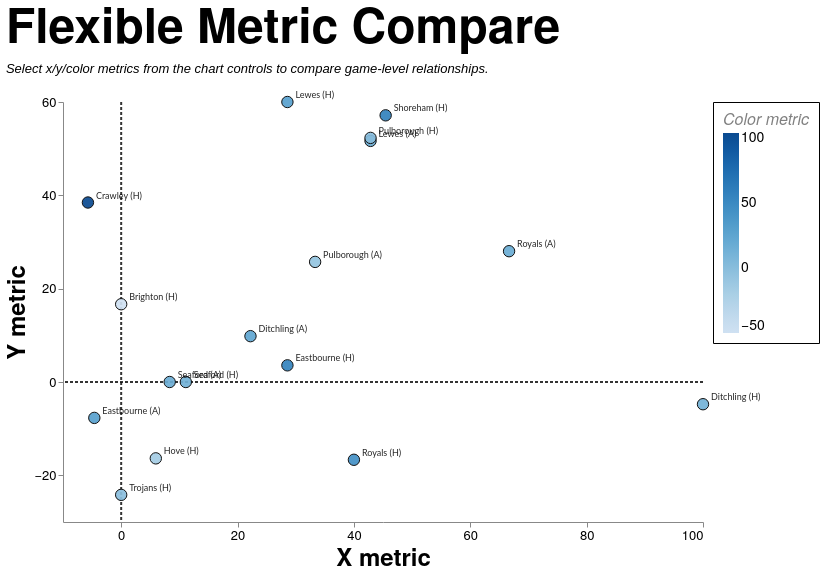

The specification (Vega-Lite) saved for this image:
### Vega-Lite specification from a JSON file in a GitHub repository (floating-point values rounded to 4 significant figures; data arrays with more than 128 entries replaced by an {"elided": "..."} marker saying what was removed)
{"config": {"axis": {"labelFont": "PT Sans Narrow, Helvetica Neue, Helvetica, Arial, sans-serif", "titleFont": "PT Sans Narrow, Helvetica Neue, Helvetica, Arial, sans-serif", "labelFontSize": 13, "titleFontSize": 24, "gridColor": "#202947", "gridOpacity": 0.2, "zindex": 1}, "text": {"font": "Lato, sans-serif"}, "bar": {"cornerRadiusEnd": 5}, "header": {"labelFont": "PT Sans Narrow, Helvetica Neue, Helvetica, Arial, sans-serif", "titleFont": "PT Sans Narrow, Helvetica Neue, Helvetica, Arial, sans-serif", "labelFontSize": 24, "titleFontSize": 28, "labelFontWeight": "bold", "orient": "left"}, "legend": {"labelFont": "PT Sans Narrow, Helvetica Neue, Helvetica, Arial, sans-serif", "titleFont": "PT Sans Narrow, Helvetica Neue, Helvetica, Arial, sans-serif", "labelFontSize": 14, "titleFontSize": 16, "titlePadding": 5, "fillColor": "white", "strokeColor": "black", "padding": 10, "titleFontWeight": "lighter", "titleFontStyle": "italic", "titleColor": "gray", "offset": 10}, "title": {"font": "PT Sans Narrow, Helvetica Neue, Helvetica, Arial, sans-serif", "fontSize": 48, "fontWeight": "bold", "anchor": "start", "align": "center", "titlePadding": 20, "subtitlePadding": 10, "subtitleFontSize": 13, "subtitleColor": "", "subtitleFontStyle": "italic", "offset": 15, "color": "black"}, "axisX": {"labelAngle": 0}, "facet": {"title": null, "header": null, "align": {"row": "each", "column": "each"}, "spacing": 10}, "resolve": {"scale": {"y": "independent", "facet": "independent"}}, "background": "transparent", "scale": {"offsetBandPaddingOuter": 0.2, "offsetBandPaddingInner": 0.1}, "view": {"stroke": null, "background": "transparent"}}, "layer": [{"data": {"name": "data-d285a7403ed98ae579761d64a864032b"}, "mark": {"type": "rule", "color": "#111111", "opacity": 0.85, "strokeDash": [3, 2], "strokeWidth": 2.0}, "encoding": {"x": {"field": "x", "type": "quantitative"}}}, {"data": {"name": "data-a0a55d106695e8d630baff0f16eee66d"}, "mark": {"type": "rule", "color": "#111111", "opacity": 0.85, "strokeDash": [3, 2], "strokeWidth": 2.0}, "encoding": {"y": {"field": "y", "type": "quantitative"}}}, {"data": {"name": "data-f7df85ce0d3850d9d726f0d13aab9226"}, "mark": {"type": "circle", "fillOpacity": 0.92, "size": 130, "stroke": "#111111", "strokeWidth": 1.0}, "encoding": {"color": {"field": "color_value", "legend": {"format": ".0f"}, "scale": {"scheme": "blues"}, "title": "Color metric", "type": "quantitative"}, "tooltip": [{"field": "fixture_label", "title": "Fixture", "type": "nominal"}, {"field": "date", "title": "Date", "type": "temporal"}, {"field": "scoreline", "title": "Score", "type": "nominal"}, {"field": "result", "title": "Result", "type": "nominal"}, {"field": "x_label", "title": "X Metric", "type": "nominal"}, {"field": "x_value", "format": ".2f", "title": "X Value", "type": "quantitative"}, {"field": "y_label", "title": "Y Metric", "type": "nominal"}, {"field": "y_value", "format": ".2f", "title": "Y Value", "type": "quantitative"}, {"field": "color_label", "title": "Color Metric", "type": "nominal"}, {"field": "color_value", "format": ".2f", "title": "Color Value", "type": "quantitative"}], "x": {"axis": {"grid": false, "tickCount": 6}, "field": "x_value", "title": "X metric", "type": "quantitative"}, "y": {"axis": {"grid": false, "tickCount": 6}, "field": "y_value", "title": "Y metric", "type": "quantitative"}}, "transform": [{"filter": "datum.squad == mcSquad && datum.season == mcSeason && (mcGameType == 'All' || (mcGameType == 'League + Cup' && (datum.game_type == 'League' || datum.game_type == 'Cup')) || (mcGameType == 'League only' && datum.game_type == 'League') || datum.game_type == mcGameType)"}, {"calculate": "datum[mcXField]", "as": "x_value"}, {"calculate": "datum[mcYField]", "as": "y_value"}, {"calculate": "datum[mcColorField]", "as": "color_value"}, {"calculate": "{'points_difference':'Points Difference','total_match_points':'Total Match Points','egrfc_lineouts_taken':'Lineouts Taken (EGRFC)','opposition_lineouts_taken':'Lineouts Taken (Opposition)','lineouts_taken_diff':'Lineouts Taken Diff','egrfc_lineouts_won':'Lineouts Won (EGRFC)','opposition_lineouts_won':'Lineouts Won (Opposition)','lineouts_won_diff':'Lineouts Won Diff','egrfc_scrums_taken':'Scrums Taken (EGRFC)','opposition_scrums_taken':'Scrums Taken (Opposition)','scrums_taken_diff':'Scrums Taken Diff','egrfc_scrums_won':'Scrums Won (EGRFC)','opposition_scrums_won':'Scrums Won (Opposition)','scrums_won_diff':'Scrums Won Diff','lineout_success_pct_egrfc':'Lineout Success % (EGRFC)','lineout_success_pct_opp':'Lineout Success % (Opposition)','lineout_success_diff_pct':'Lineout Success Diff (pp)','scrum_success_pct_egrfc':'Scrum Success % (EGRFC)','scrum_success_pct_opp':'Scrum Success % (Opposition)','scrum_success_diff_pct':'Scrum Success Diff (pp)','egrfc_entries_22m':'22m Entries (EGRFC)','opposition_entries_22m':'22m Entries (Opposition)','entries_22m_diff':'22m Entries Diff','egrfc_points_per_entry':'Points per Entry (EGRFC)','opposition_points_per_entry':'Points per Entry (Opposition)','points_per_entry_diff':'Points per Entry Diff','retained_total':'Retained Starters (Total)','retained_forwards':'Retained Starters (Forwards)','retained_backs':'Retained Starters (Backs)','avg_squad_club_apps':'Average Club Apps','avg_squad_first_xv_apps':'Average 1st XV Apps'}[mcXField]", "as": "x_label"}, {"calculate": "{'points_difference':'Points Difference','total_match_points':'Total Match Points','egrfc_lineouts_taken':'Lineouts Taken (EGRFC)','opposition_lineouts_taken':'Lineouts Taken (Opposition)','lineouts_taken_diff':'Lineouts Taken Diff','egrfc_lineouts_won':'Lineouts Won (EGRFC)','opposition_lineouts_won':'Lineouts Won (Opposition)','lineouts_won_diff':'Lineouts Won Diff','egrfc_scrums_taken':'Scrums Taken (EGRFC)','opposition_scrums_taken':'Scrums Taken (Opposition)','scrums_taken_diff':'Scrums Taken Diff','egrfc_scrums_won':'Scrums Won (EGRFC)','opposition_scrums_won':'Scrums Won (Opposition)','scrums_won_diff':'Scrums Won Diff','lineout_success_pct_egrfc':'Lineout Success % (EGRFC)','lineout_success_pct_opp':'Lineout Success % (Opposition)','lineout_success_diff_pct':'Lineout Success Diff (pp)','scrum_success_pct_egrfc':'Scrum Success % (EGRFC)','scrum_success_pct_opp':'Scrum Success % (Opposition)','scrum_success_diff_pct':'Scrum Success Diff (pp)','egrfc_entries_22m':'22m Entries (EGRFC)','opposition_entries_22m':'22m Entries (Opposition)','entries_22m_diff':'22m Entries Diff','egrfc_points_per_entry':'Points per Entry (EGRFC)','opposition_points_per_entry':'Points per Entry (Opposition)','points_per_entry_diff':'Points per Entry Diff','retained_total':'Retained Starters (Total)','retained_forwards':'Retained Starters (Forwards)','retained_backs':'Retained Starters (Backs)','avg_squad_club_apps':'Average Club Apps','avg_squad_first_xv_apps':'Average 1st XV Apps'}[mcYField]", "as": "y_label"}, {"calculate": "{'points_difference':'Points Difference','total_match_points':'Total Match Points','egrfc_lineouts_taken':'Lineouts Taken (EGRFC)','opposition_lineouts_taken':'Lineouts Taken (Opposition)','lineouts_taken_diff':'Lineouts Taken Diff','egrfc_lineouts_won':'Lineouts Won (EGRFC)','opposition_lineouts_won':'Lineouts Won (Opposition)','lineouts_won_diff':'Lineouts Won Diff','egrfc_scrums_taken':'Scrums Taken (EGRFC)','opposition_scrums_taken':'Scrums Taken (Opposition)','scrums_taken_diff':'Scrums Taken Diff','egrfc_scrums_won':'Scrums Won (EGRFC)','opposition_scrums_won':'Scrums Won (Opposition)','scrums_won_diff':'Scrums Won Diff','lineout_success_pct_egrfc':'Lineout Success % (EGRFC)','lineout_success_pct_opp':'Lineout Success % (Opposition)','lineout_success_diff_pct':'Lineout Success Diff (pp)','scrum_success_pct_egrfc':'Scrum Success % (EGRFC)','scrum_success_pct_opp':'Scrum Success % (Opposition)','scrum_success_diff_pct':'Scrum Success Diff (pp)','egrfc_entries_22m':'22m Entries (EGRFC)','opposition_entries_22m':'22m Entries (Opposition)','entries_22m_diff':'22m Entries Diff','egrfc_points_per_entry':'Points per Entry (EGRFC)','opposition_points_per_entry':'Points per Entry (Opposition)','points_per_entry_diff':'Points per Entry Diff','retained_total':'Retained Starters (Total)','retained_forwards':'Retained Starters (Forwards)','retained_backs':'Retained Starters (Backs)','avg_squad_club_apps':'Average Club Apps','avg_squad_first_xv_apps':'Average 1st XV Apps'}[mcColorField]", "as": "color_label"}, {"filter": "isValid(datum.x_value) && isValid(datum.y_value) && isValid(datum.color_value)"}]}, {"data": {"name": "data-f7df85ce0d3850d9d726f0d13aab9226"}, "mark": {"type": "text", "align": "left", "baseline": "middle", "dx": 8, "dy": -7, "fontSize": 9}, "encoding": {"opacity": {"condition": {"param": "mcShowLabels", "value": 0.85}, "value": 0}, "text": {"field": "fixture_label", "type": "nominal"}, "x": {"field": "x_value", "type": "quantitative"}, "y": {"field": "y_value", "type": "quantitative"}}, "transform": [{"filter": "datum.squad == mcSquad && datum.season == mcSeason && (mcGameType == 'All' || (mcGameType == 'League + Cup' && (datum.game_type == 'League' || datum.game_type == 'Cup')) || (mcGameType == 'League only' && datum.game_type == 'League') || datum.game_type == mcGameType)"}, {"calculate": "datum[mcXField]", "as": "x_value"}, {"calculate": "datum[mcYField]", "as": "y_value"}, {"calculate": "datum[mcColorField]", "as": "color_value"}, {"calculate": "{'points_difference':'Points Difference','total_match_points':'Total Match Points','egrfc_lineouts_taken':'Lineouts Taken (EGRFC)','opposition_lineouts_taken':'Lineouts Taken (Opposition)','lineouts_taken_diff':'Lineouts Taken Diff','egrfc_lineouts_won':'Lineouts Won (EGRFC)','opposition_lineouts_won':'Lineouts Won (Opposition)','lineouts_won_diff':'Lineouts Won Diff','egrfc_scrums_taken':'Scrums Taken (EGRFC)','opposition_scrums_taken':'Scrums Taken (Opposition)','scrums_taken_diff':'Scrums Taken Diff','egrfc_scrums_won':'Scrums Won (EGRFC)','opposition_scrums_won':'Scrums Won (Opposition)','scrums_won_diff':'Scrums Won Diff','lineout_success_pct_egrfc':'Lineout Success % (EGRFC)','lineout_success_pct_opp':'Lineout Success % (Opposition)','lineout_success_diff_pct':'Lineout Success Diff (pp)','scrum_success_pct_egrfc':'Scrum Success % (EGRFC)','scrum_success_pct_opp':'Scrum Success % (Opposition)','scrum_success_diff_pct':'Scrum Success Diff (pp)','egrfc_entries_22m':'22m Entries (EGRFC)','opposition_entries_22m':'22m Entries (Opposition)','entries_22m_diff':'22m Entries Diff','egrfc_points_per_entry':'Points per Entry (EGRFC)','opposition_points_per_entry':'Points per Entry (Opposition)','points_per_entry_diff':'Points per Entry Diff','retained_total':'Retained Starters (Total)','retained_forwards':'Retained Starters (Forwards)','retained_backs':'Retained Starters (Backs)','avg_squad_club_apps':'Average Club Apps','avg_squad_first_xv_apps':'Average 1st XV Apps'}[mcXField]", "as": "x_label"}, {"calculate": "{'points_difference':'Points Difference','total_match_points':'Total Match Points','egrfc_lineouts_taken':'Lineouts Taken (EGRFC)','opposition_lineouts_taken':'Lineouts Taken (Opposition)','lineouts_taken_diff':'Lineouts Taken Diff','egrfc_lineouts_won':'Lineouts Won (EGRFC)','opposition_lineouts_won':'Lineouts Won (Opposition)','lineouts_won_diff':'Lineouts Won Diff','egrfc_scrums_taken':'Scrums Taken (EGRFC)','opposition_scrums_taken':'Scrums Taken (Opposition)','scrums_taken_diff':'Scrums Taken Diff','egrfc_scrums_won':'Scrums Won (EGRFC)','opposition_scrums_won':'Scrums Won (Opposition)','scrums_won_diff':'Scrums Won Diff','lineout_success_pct_egrfc':'Lineout Success % (EGRFC)','lineout_success_pct_opp':'Lineout Success % (Opposition)','lineout_success_diff_pct':'Lineout Success Diff (pp)','scrum_success_pct_egrfc':'Scrum Success % (EGRFC)','scrum_success_pct_opp':'Scrum Success % (Opposition)','scrum_success_diff_pct':'Scrum Success Diff (pp)','egrfc_entries_22m':'22m Entries (EGRFC)','opposition_entries_22m':'22m Entries (Opposition)','entries_22m_diff':'22m Entries Diff','egrfc_points_per_entry':'Points per Entry (EGRFC)','opposition_points_per_entry':'Points per Entry (Opposition)','points_per_entry_diff':'Points per Entry Diff','retained_total':'Retained Starters (Total)','retained_forwards':'Retained Starters (Forwards)','retained_backs':'Retained Starters (Backs)','avg_squad_club_apps':'Average Club Apps','avg_squad_first_xv_apps':'Average 1st XV Apps'}[mcYField]", "as": "y_label"}, {"calculate": "{'points_difference':'Points Difference','total_match_points':'Total Match Points','egrfc_lineouts_taken':'Lineouts Taken (EGRFC)','opposition_lineouts_taken':'Lineouts Taken (Opposition)','lineouts_taken_diff':'Lineouts Taken Diff','egrfc_lineouts_won':'Lineouts Won (EGRFC)','opposition_lineouts_won':'Lineouts Won (Opposition)','lineouts_won_diff':'Lineouts Won Diff','egrfc_scrums_taken':'Scrums Taken (EGRFC)','opposition_scrums_taken':'Scrums Taken (Opposition)','scrums_taken_diff':'Scrums Taken Diff','egrfc_scrums_won':'Scrums Won (EGRFC)','opposition_scrums_won':'Scrums Won (Opposition)','scrums_won_diff':'Scrums Won Diff','lineout_success_pct_egrfc':'Lineout Success % (EGRFC)','lineout_success_pct_opp':'Lineout Success % (Opposition)','lineout_success_diff_pct':'Lineout Success Diff (pp)','scrum_success_pct_egrfc':'Scrum Success % (EGRFC)','scrum_success_pct_opp':'Scrum Success % (Opposition)','scrum_success_diff_pct':'Scrum Success Diff (pp)','egrfc_entries_22m':'22m Entries (EGRFC)','opposition_entries_22m':'22m Entries (Opposition)','entries_22m_diff':'22m Entries Diff','egrfc_points_per_entry':'Points per Entry (EGRFC)','opposition_points_per_entry':'Points per Entry (Opposition)','points_per_entry_diff':'Points per Entry Diff','retained_total':'Retained Starters (Total)','retained_forwards':'Retained Starters (Forwards)','retained_backs':'Retained Starters (Backs)','avg_squad_club_apps':'Average Club Apps','avg_squad_first_xv_apps':'Average 1st XV Apps'}[mcColorField]", "as": "color_label"}, {"filter": "isValid(datum.x_value) && isValid(datum.y_value) && isValid(datum.color_value)"}]}], "height": 420, "params": [{"name": "mcSquad", "value": "1st"}, {"name": "mcSeason", "value": "2025/26"}, {"name": "mcGameType", "value": "League + Cup"}, {"name": "mcXField", "value": "scrum_success_diff_pct"}, {"name": "mcYField", "value": "lineout_success_diff_pct"}, {"name": "mcColorField", "value": "points_difference"}, {"name": "mcShowLabels", "value": true}], "resolve": {"scale": {"color": "independent"}}, "title": {"text": "Flexible Metric Compare", "subtitle": ["Select x/y/color metrics from the chart controls to compare game-level relationships."]}, "width": 640, "$schema": "https://vega.github.io/schema/vega-lite/v5.20.1.json", "datasets": {"data-d285a7403ed98ae579761d64a864032b": [{"x": 0}], "data-a0a55d106695e8d630baff0f16eee66d": [{"y": 0}], "data-f7df85ce0d3850d9d726f0d13aab9226": {"elided": "802 records"}}}
